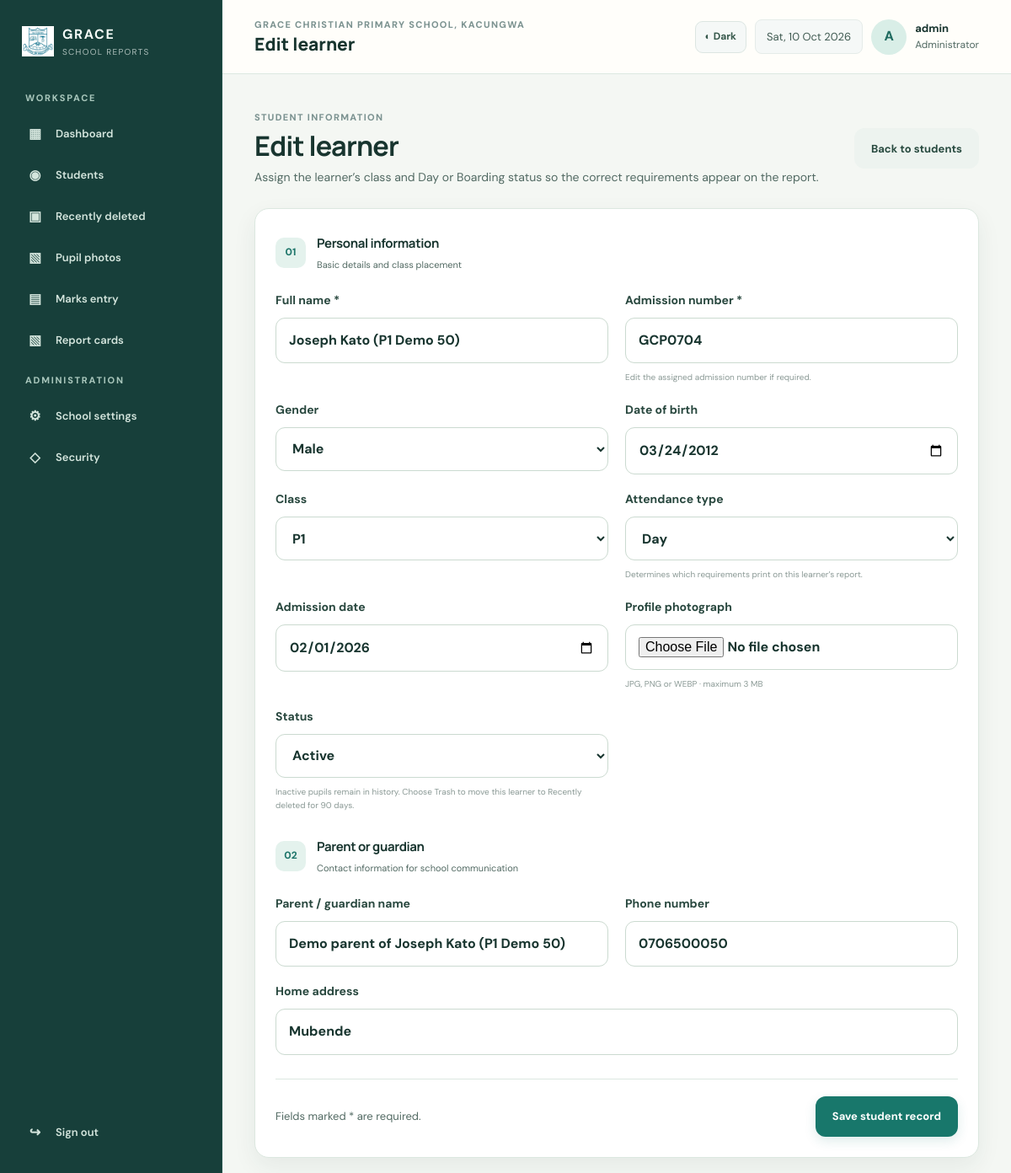
/index.php?page=student_form&id=704 (signed in), run on the app's committed database.
### tables this page shows
CREATE TABLE settings(key TEXT PRIMARY KEY, value TEXT NOT NULL);

CREATE TABLE students(id INTEGER PRIMARY KEY, admission_no TEXT UNIQUE NOT NULL, full_name TEXT NOT NULL, gender TEXT DEFAULT "", dob TEXT DEFAULT "", class_id INTEGER NOT NULL REFERENCES classes(id), parent_name TEXT DEFAULT "", parent_phone TEXT DEFAULT "", address TEXT DEFAULT "", photo TEXT DEFAULT "", status TEXT NOT NULL DEFAULT "Active", admission_date TEXT DEFAULT "", created_at TEXT DEFAULT CURRENT_TIMESTAMP, attendance_type TEXT NOT NULL DEFAULT 'day', deleted_at TEXT DEFAULT NULL, purge_after TEXT DEFAULT NULL, trashed_status TEXT DEFAULT NULL);

CREATE TABLE classes(id INTEGER PRIMARY KEY, name TEXT UNIQUE NOT NULL, level INTEGER NOT NULL);

### student-form-content.php (the view, shortened to what this page needs)
<div class="page-intro">
  <div><div class="eyebrow">STUDENT INFORMATION</div><h1><?= $student['id']?'Edit learner':'Register a learner' ?></h1><p>Assign the learner’s class and Day or Boarding status so the correct requirements appear on the report.</p></div>
  <a class="btn secondary" href="index.php?page=students">Back to students</a>
</div>
<form class="panel form-panel" method="post" enctype="multipart/form-data" onsubmit="return this.querySelector('[name=status]').value!=='Trash'||confirm('Move this learner to Recently deleted? The record can be restored for 90 days before automatic deletion.')">
  <div class="form-section-title"><span>01</span><div><h3>Personal information</h3><p>Basic details and class placement</p></div></div>
  <div class="form-grid">
    <label>Full name *<input required name="full_name" value="<?= h($student['full_name']) ?>" placeholder="Student's full name"></label>
    <label>Admission number<?= (int)$student['id']>0?' *':'' ?><input name="admission_no" value="<?= h($student['admission_no']) ?>" <?= (int)$student['id']>0?'required':'readonly' ?> placeholder="Generated when saved"><small class="field-hint"><?= (int)$student['id']>0?'Edit the assigned admission number if required.':'Automatically generated from the next available school number.' ?></small></label>
    <label>Gender<select name="gender"><option value="">Select gender</option><?php foreach(['Female','Male','Other'] as $gender): ?><option value="<?= h($gender) ?>" <?= $student['gender']===$gender?'selected':'' ?>><?= h($gender) ?></option><?php endforeach; ?></select></label>
    <label>Date of birth<input type="date" name="dob" value="<?= h($student['dob']) ?>"></label>
    <label>Class<select name="class_id" required><?php foreach($classes as $class): ?><option value="<?= (int)$class['id'] ?>" <?= (int)$student['class_id']===(int)$class['id']?'selected':'' ?>><?= h($class['name']) ?></option><?php endforeach; ?></select></label>
    <label>Attendance type<select name="attendance_type"><option value="day" <?= ($student['attendance_type']??'day')==='day'?'selected':'' ?>>Day</option></select><small class="field-hint">Determines which requirements print on this learner’s report.</small></label>
    <label>Admission date<input type="date" name="admission_date" value="<?= h($student['admission_date']) ?>"></label>
    <label>Profile photograph<input type="file" name="photo" accept="image/png,image/jpeg,image/webp"><small class="field-hint">JPG, PNG or WEBP · maximum 3 MB</small></label>
    <label>Status<select name="status"><option value="Active" <?= $student['status']==='Active'?'selected':'' ?>>Active</option></select><small class="field-hint">Inactive pupils remain in history. Choose Trash to move this learner to Recently deleted for 90 days.</small></label>
  </div>
  <div class="form-section-title"><span>02</span><div><h3>Parent or guardian</h3><p>Contact information for school communication</p></div></div>
  <div class="form-grid">
    <label>Parent / guardian name<input name="parent_name" value="<?= h($student['parent_name']) ?>" placeholder="Parent or guardian"></label>
    <label>Phone number<input name="parent_phone" value="<?= h($student['parent_phone']) ?>" placeholder="e.g. 07xx xxx xxx"></label>
    <label class="wide">Home address<input name="address" value="<?= h($student['address']) ?>" placeholder="Village, parish, district"></label>
  </div>
  <div class="form-footer"><p>Fields marked * are required.</p><button class="btn" type="submit">Save student record</button></div>
</form>

### admin-action-page.php (shortened to what this page needs)
<?php
$school=setting($pdo,'school_name','Grace Christian Primary School, Kacungwa');
$classes=$pdo->query('SELECT * FROM classes ORDER BY level')->fetchAll();
$classes=$pdo->query('SELECT * FROM classes ORDER BY level')->fetchAll();
if($page==='student_form'){
    $id=(int)($_GET['id']??0);
    $student=['id'=>0,'admission_no'=>next_student_admission_number($pdo),'full_name'=>'','gender'=>'','dob'=>'','class_id'=>$classes[0]['id']??1,'attendance_type'=>'day','parent_name'=>'','parent_phone'=>'','address'=>'','status'=>'Active','admission_date'=>date('Y-m-d')];
    if($id>0){
        $query=$pdo->prepare('SELECT * FROM students WHERE id=? AND deleted_at IS NULL');
        $query->execute([$id]);
        $studentRow=$query->fetch();
        $student=$studentRow;
    }
}
?>
<!doctype html>
<html lang="en">
<head>
  <link rel="stylesheet" href="assets/style.css">
</head>
<body>
<div class="app-shell">
  <aside class="sidebar" id="sidebar">
    <a class="side-brand" href="index.php"><img src="assets/school-logo.jpg" alt="School emblem"><span><b>GRACE</b><small>SCHOOL REPORTS</small></span></a>
    <div class="side-label">WORKSPACE</div>
    <a class="nav-link" href="index.php"><span class="nav-symbol">▦</span>Dashboard</a>
    <a class="nav-link" href="index.php?page=students"><span class="nav-symbol">◉</span>Students</a>
    <a class="nav-link <?= $page==='student_trash'?'active':'' ?>" href="index.php?page=student_trash"><span class="nav-symbol">▣</span>Recently deleted</a>
    <a class="nav-link <?= $page==='student_photos'?'active':'' ?>" href="index.php?page=student_photos"><span class="nav-symbol">▧</span>Pupil photos</a>
    <a class="nav-link" href="index.php?page=marks"><span class="nav-symbol">▤</span>Marks entry</a>
    <a class="nav-link" href="index.php?page=reports"><span class="nav-symbol">▧</span>Report cards</a>
    <div class="side-label">ADMINISTRATION</div>
    <a class="nav-link <?= $page==='settings'?'active':'' ?>" href="index.php?page=settings"><span class="nav-symbol">⚙</span>School settings</a>
    <a class="nav-link" href="index.php?page=security"><span class="nav-symbol">◇</span>Security</a>
    <div class="sidebar-bottom"><a class="nav-link" href="index.php?logout=1"><span class="nav-symbol">↪</span>Sign out</a></div>
  </aside>
  <main class="main-area">
    <header class="topbar">
      <div><div class="eyebrow"><?= h($school) ?></div><div class="top-title"><?= h($page==='settings'?'School settings':($page==='student_trash'?'Recently deleted':($page==='student_photos'?'Upload pupil photos':($page==='students'?'Students':($student['id']?'Edit learner':'Register a learner'))))) ?></div></div>
      <div class="top-actions"><span class="date-chip"><?= date('D, d M Y') ?></span><div class="avatar-admin">A</div><div class="admin-name"><b><?= h($_SESSION['admin']) ?></b><small>Administrator</small></div></div>
    </header>
    <div class="content">
      <?php require __DIR__ . ($page==='settings' ? '/settings-page-content.php' : ($page==='student_trash' ? '/student-trash-content.php' : ($page==='student_photos' ? '/student-photo-upload-content.php' : ($page==='students' ? '/student-directory-content.php' : '/student-form-content.php')))); ?>
    </div>
  </main>
</div>
</body>
</html>

### data on the page
settings: value "GRACE CHRISTIAN PRIMARY SCHOOL, KACUNGWA"
students: id "Edit learner", full_name "Joseph Kato (P1 Demo 50)", admission_no "GCP0704", dob "03/24/2012", class_id "P1", attendance_type "Day", admission_date "02/01/2026", status "Active", parent_name "Demo parent of Joseph Kato (P1 Demo 50)", parent_phone "0706500050", address "Mubende"

### other printed values
$_SESSION['admin'] "admin"
form field gender "Male"
